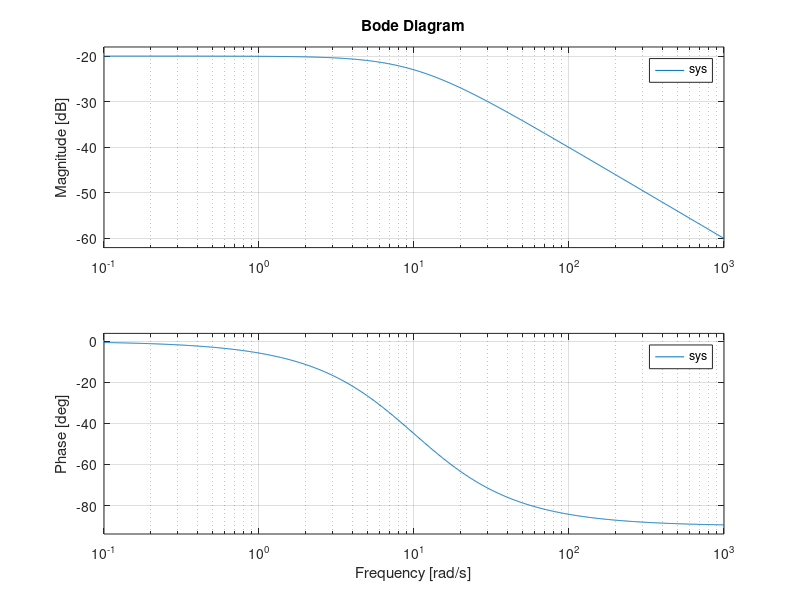

This chart was generated by the following MATLAB code:
%Bode of First Order Block

0%For a zero at origin
subplot(121); sys = tf([1 10],[0 1]);bode(sys);grid on; % s+10/1
subplot(122); sys = tf([0 1],[1 10]);bode(sys);grid on; %1/S+10